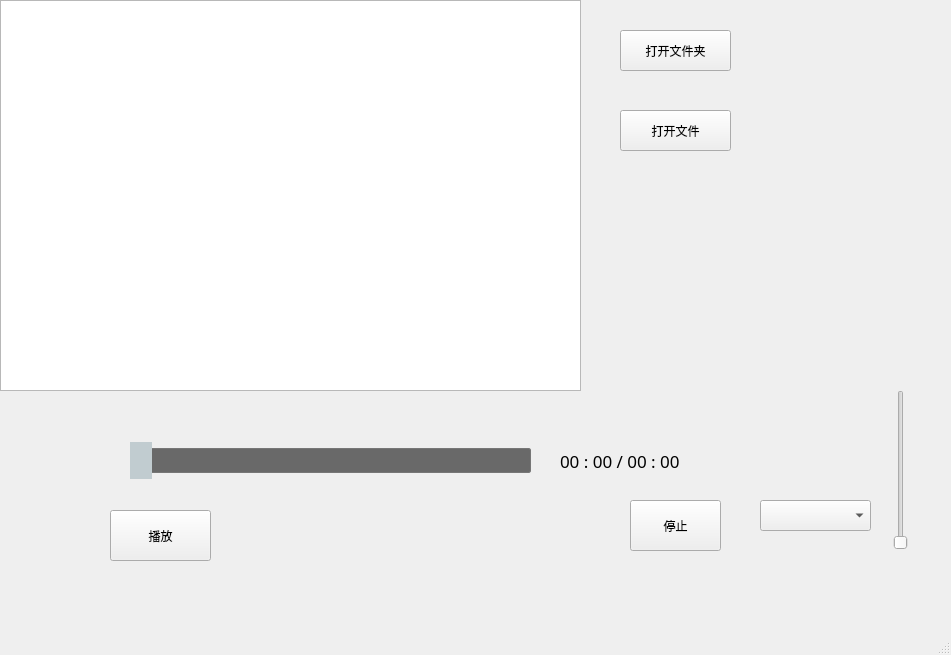
<?xml version="1.0" encoding="UTF-8"?>
<ui version="4.0">
 <class>MainWindow</class>
 <widget class="QMainWindow" name="MainWindow">
  <property name="geometry">
   <rect>
    <x>0</x>
    <y>0</y>
    <width>951</width>
    <height>655</height>
   </rect>
  </property>
  <property name="windowTitle">
   <string>MainWindow</string>
  </property>
  <widget class="QWidget" name="centralwidget">
   <widget class="QPushButton" name="pushButton">
    <property name="geometry">
     <rect>
      <x>110</x>
      <y>510</y>
      <width>101</width>
      <height>51</height>
     </rect>
    </property>
    <property name="text">
     <string>播放</string>
    </property>
   </widget>
   <widget class="QSlider" name="slider">
    <property name="geometry">
     <rect>
      <x>130</x>
      <y>440</y>
      <width>401</width>
      <height>41</height>
     </rect>
    </property>
    <property name="styleSheet">
     <string notr="true">/*horizontal ：水平QSlider*/
QSlider::groove:horizontal {
    border: 0px solid #bbb;
}

/*1.滑动过的槽设计参数*/
QSlider::sub-page:horizontal {
     /*槽颜色*/
    background: rgb(70,130,180);
     /*外环区域倒圆角度*/
    border-radius: 2px;
     /*上遮住区域高度*/
    margin-top:8px;
     /*下遮住区域高度*/
    margin-bottom:8px;
}

/*2.未滑动过的槽设计参数*/
QSlider::add-page:horizontal {
    /*槽颜色*/
    background: rgb(105,105, 105);
   
    border: 1px solid #777;
    /*外环区域倒圆角度*/
    border-radius: 2px;
     /*上遮住区域高度*/
    margin-top:8px;
     /*下遮住区域高度*/
    margin-bottom:8px;
}

/*3.平时滑动的滑块设计参数*/
QSlider::handle:horizontal {
    /*滑块颜色*/
    background: rgb(193,204,208);
    /*滑块的宽度*/
    width:20px;

    /*滑块外环为1px，再加颜色*/
    border: 1px solid rgb(193,204,208);

     /*滑块外环倒圆角度*/
    border-radius: 55px;
     /*上遮住区域高度*/
    margin-top:2px;
     /*下遮住区域高度*/
    margin-bottom:2px;
}

/*4.手动拉动时显示的滑块设计参数*/
QSlider::handle:horizontal:hover {
    /*滑块颜色*/
    background: rgb(170, 255, 0)
    /*滑块的宽度*/
    width: 20px;
    
    border: 1px solid #484848;
     /*滑块外环倒圆角度*/
    border-radius: 15px;
     /*上遮住区域高度*/
    margin-top:2px;
     /*下遮住区域高度*/
    margin-bottom:2px;
}

</string>
    </property>
    <property name="orientation">
     <enum>Qt::Horizontal</enum>
    </property>
   </widget>
   <widget class="QLabel" name="label">
    <property name="geometry">
     <rect>
      <x>560</x>
      <y>440</y>
      <width>161</width>
      <height>41</height>
     </rect>
    </property>
    <property name="font">
     <font>
      <family>幼圆</family>
      <pointsize>13</pointsize>
      <strikeout>false</strikeout>
     </font>
    </property>
    <property name="text">
     <string>00 : 00 / 00 : 00</string>
    </property>
   </widget>
   <widget class="QPushButton" name="stop_button">
    <property name="geometry">
     <rect>
      <x>630</x>
      <y>500</y>
      <width>91</width>
      <height>51</height>
     </rect>
    </property>
    <property name="text">
     <string>停止</string>
    </property>
   </widget>
   <widget class="QListWidget" name="music_list">
    <property name="geometry">
     <rect>
      <x>0</x>
      <y>0</y>
      <width>581</width>
      <height>391</height>
     </rect>
    </property>
   </widget>
   <widget class="QPushButton" name="open_folder_button">
    <property name="geometry">
     <rect>
      <x>620</x>
      <y>30</y>
      <width>111</width>
      <height>41</height>
     </rect>
    </property>
    <property name="text">
     <string>打开文件夹</string>
    </property>
   </widget>
   <widget class="QPushButton" name="open_file_button">
    <property name="geometry">
     <rect>
      <x>620</x>
      <y>110</y>
      <width>111</width>
      <height>41</height>
     </rect>
    </property>
    <property name="text">
     <string>打开文件</string>
    </property>
   </widget>
   <widget class="QSlider" name="volume_adjust_slider">
    <property name="geometry">
     <rect>
      <x>890</x>
      <y>390</y>
      <width>22</width>
      <height>160</height>
     </rect>
    </property>
    <property name="orientation">
     <enum>Qt::Vertical</enum>
    </property>
   </widget>
   <widget class="QComboBox" name="play_mode_select">
    <property name="geometry">
     <rect>
      <x>760</x>
      <y>500</y>
      <width>111</width>
      <height>31</height>
     </rect>
    </property>
   </widget>
  </widget>
  <widget class="QMenuBar" name="menubar">
   <property name="geometry">
    <rect>
     <x>0</x>
     <y>0</y>
     <width>951</width>
     <height>22</height>
    </rect>
   </property>
  </widget>
  <widget class="QStatusBar" name="statusbar"/>
 </widget>
 <resources/>
 <connections/>
</ui>
